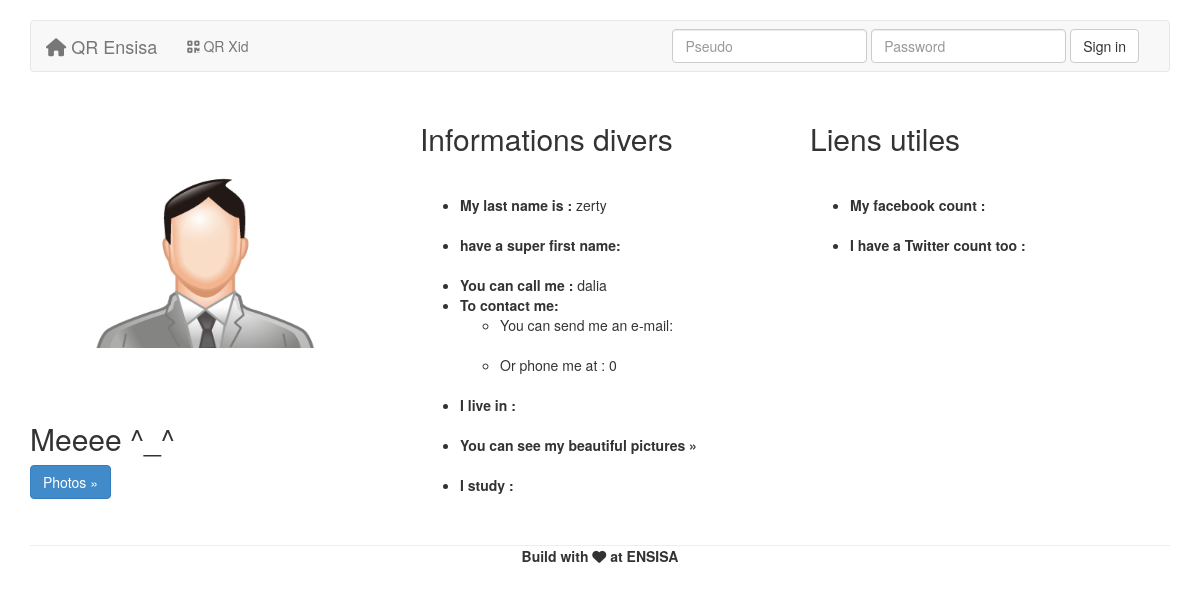
Screenshot of /profil.php?pseudo=dalia with the database file from the repository.
### tables this page shows
CREATE TABLE IF NOT EXISTS `user` (
  `id` int(255) NOT NULL AUTO_INCREMENT,
  `admin` tinyint(1) DEFAULT NULL,
  `name` varchar(255) NOT NULL,
  `lastname` varchar(255) NOT NULL,
  `pseudo` varchar(255) NOT NULL,
  `email` varchar(255) NOT NULL,
  `password` varchar(255) NOT NULL,
  `phone` int(11) NOT NULL,
  `adress` varchar(255) NOT NULL,
  `photos` varchar(255) NOT NULL,
  `network` varchar(255) NOT NULL,
  `promo` varchar(255) NOT NULL,
  `lienf` varchar(255) NOT NULL,
  `lient` varchar(255) NOT NULL,
  PRIMARY KEY (`id`),
  UNIQUE KEY `pseudo` (`pseudo`)
);

### profil.php (the view, shortened to what this page needs)
<?php include 'includes/header.php';
 include 'includes/navbar.php';
  include 'includes/mysql.php'; ?>
      <div class="container">
      <div class="row">
        <div class="col-lg-4">
          <img class="img-circle" src="image/img.png" alt="Generic placeholder image">
          <h2>Meeee ^_^</h2>
          <p><a class="btn btn-primary" href="photoprofil.php" role="button">Photos &raquo;</a></p>
        </div>
        <div class="col-lg-4">
          <h2>Informations divers</h2>
          <p>
            <?php
             $req = $connect->prepare('SELECT * FROM user Where pseudo = ?');
             $req->execute(array($_GET['pseudo']));
             while ($donnees = $req->fetch())
                {
                    ?>
                        <p>
                            <ul>
                               <li><strong>My last name is : </strong><?php echo $donnees['name']; ?></li><br />
                               <li><strong> have a super first name:</strong> <?php echo $donnees['lastname']; ?></li></br>
                               <li><strong>You can call me : </strong><?php echo $donnees['pseudo'];?></br>
        					             <li><strong>To contact me:</strong> </br>
					                  <ul>
              					       <li>You can send me an e-mail:</strong><?php echo $donnees['email'];?></li></br>
              					       <li>Or phone me at : </strong><?php echo $donnees['phone'];?></li><br/>
						                </ul>
                    					   <li><strong>I live in : </strong><?php echo $donnees['adress'];?></li><br/>
                    					   <li><strong>You can see my beautiful pictures &raquo; <?php echo $donnees ['photos'];?></li></br>
                    					   <li><strong>I study :</strong> <?php echo $donnees ['network'];?></li>
					                  </ul>
                         </p></br>
                    <?php
                }
             ?>
          </p>
        </div>
        <div class="col-lg-4">
          <h2>Liens utiles</h2>
              		   <?php
                           $req = $connect->prepare('SELECT * FROM user Where pseudo = ?');
                           $req->execute(array($_GET['pseudo']));
                           while ($donnees = $req->fetch())
                              {
                     ?>
                                      <p>
              			                         <ul>
              		                                <li> My facebook count : <?php echo $donnees['lienf'];?></li> </br>
                                                  <li> I have a Twitter count too : <?php echo $donnees['lient']; ?></li><br />
              					                     </ul>
              			 <?php
                              }
                      ?>
			                               </p>
        </div>
      </div>
	  </div>
<?php include 'includes/footer.php' ?>

### css/projet.css (style rules this page uses)
.container { max-width: 100%; min-width: 50px; padding-bottom : 10px; }
body { padding-top: 20px; padding-bottom: 20px; }

### css/image.css (style rules this page uses)
img { width: 350px; height: 300px; }

### rows the page displays
user: name "zerty", pseudo "dalia", phone "0"
